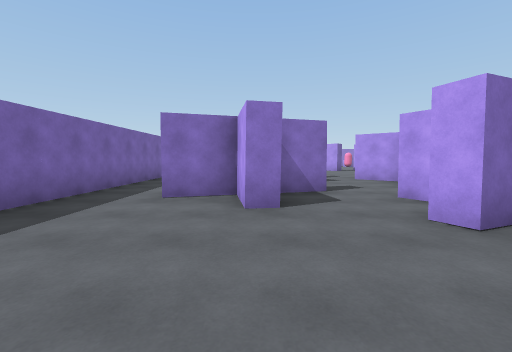
[1] (above)

24 first-person views from a walk through a Unity game level. The camera is 1.4 m above the floor, tilts 4° down and sees 90° across. The floor is counted in squares, 2 m on a side. Each view is taken from the middle of a square. On the plan, view 1 faces up. The plan holds only what a view shows up to about 9 squares ahead; the rest is blank. The player is left out. Surface patterns are stand-ins for the level's own textures.

[2]
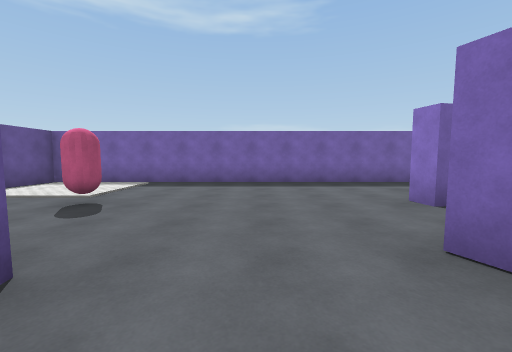

[3]
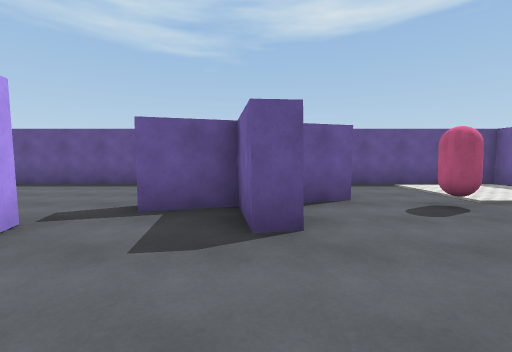

[4]
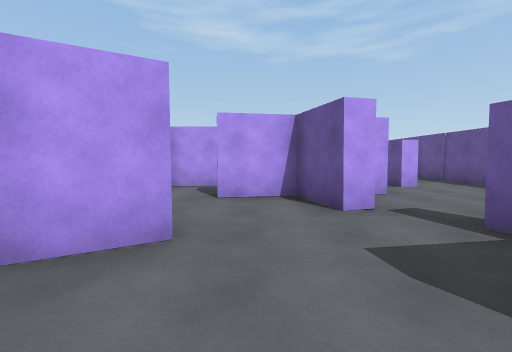

[5]
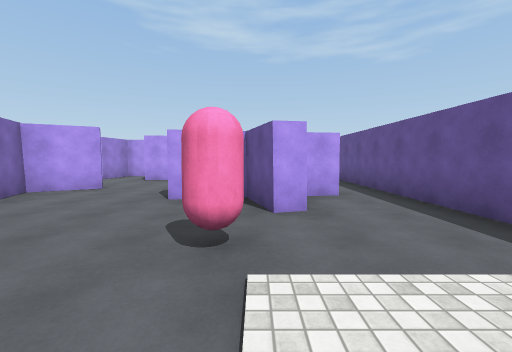

[6]
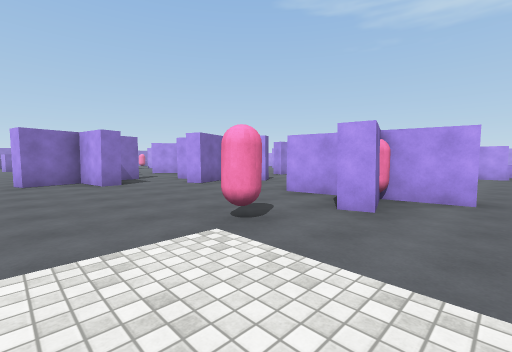

[7]
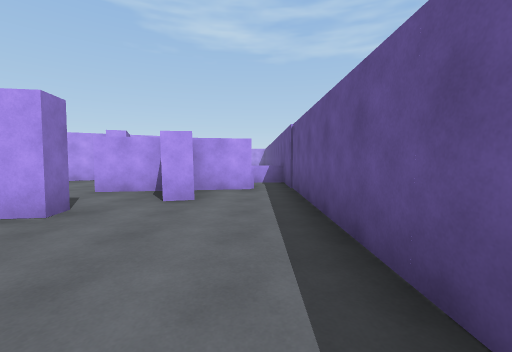

[8]
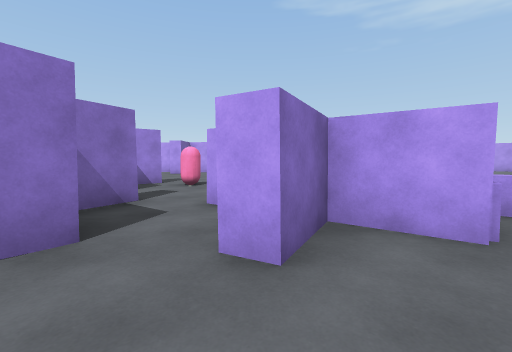

[9]
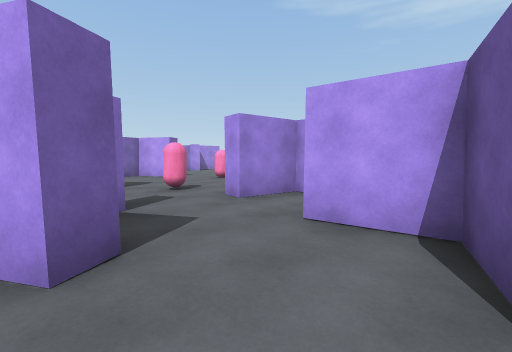

[10]
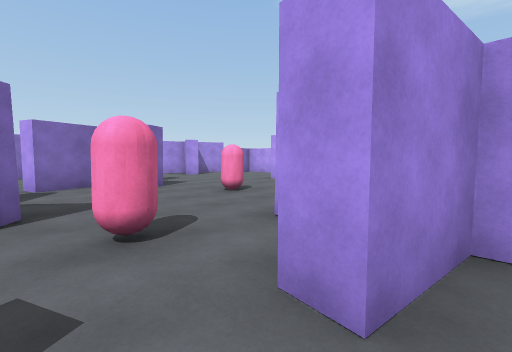

[11]
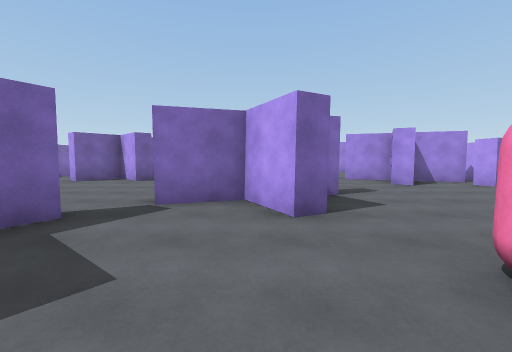

[12]
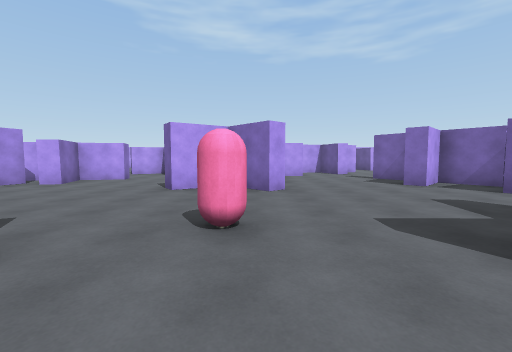

[13]
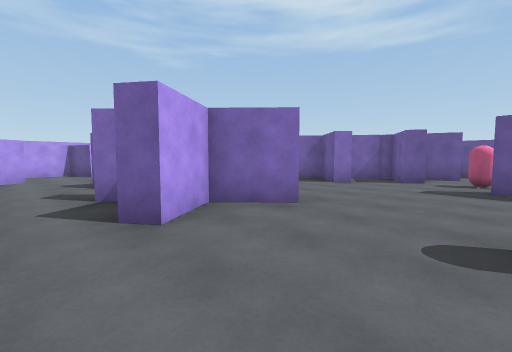

[14]
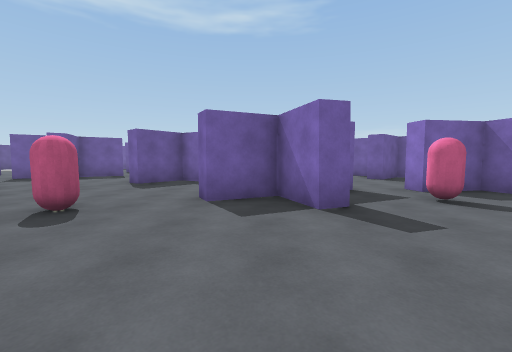

[15]
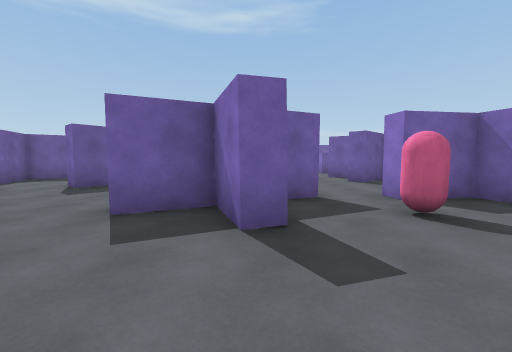

[16]
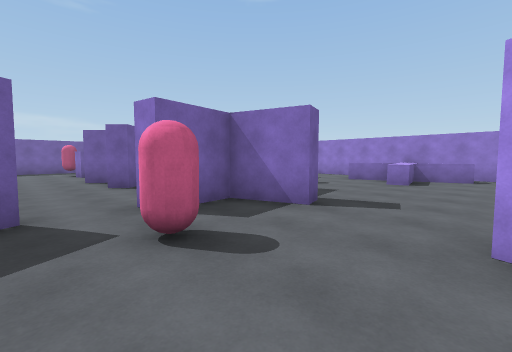

[17]
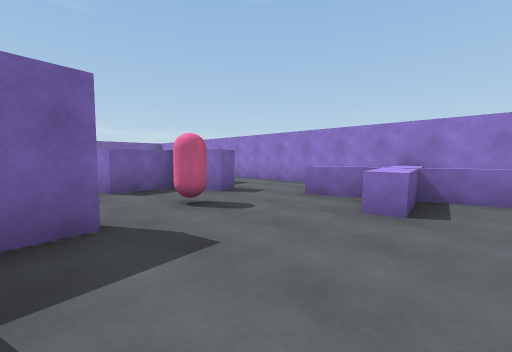

[18]
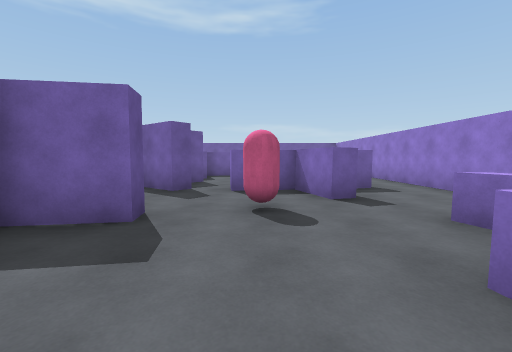

[19]
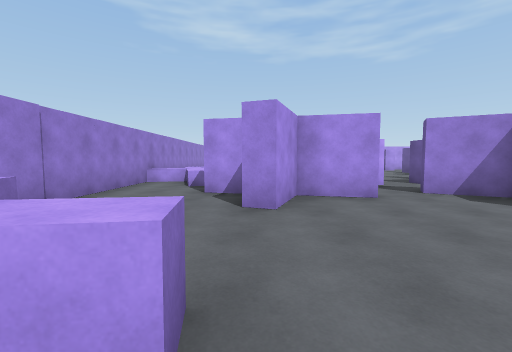

[20]
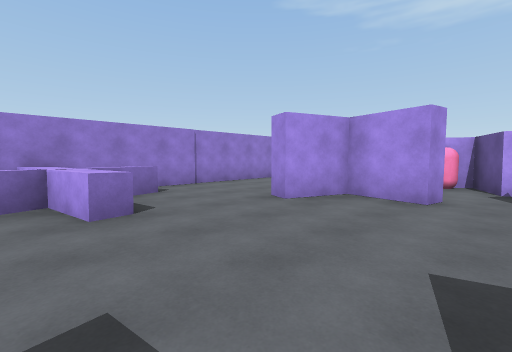

[21]
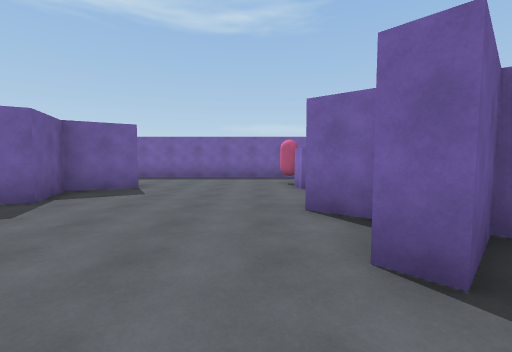

[22]
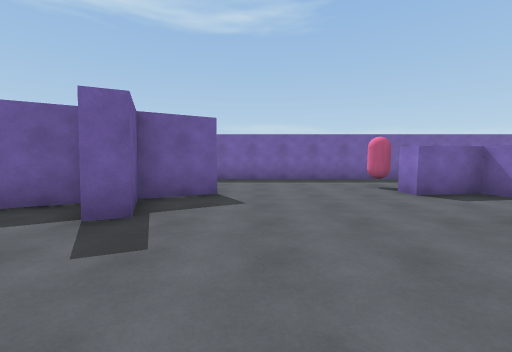

[23]
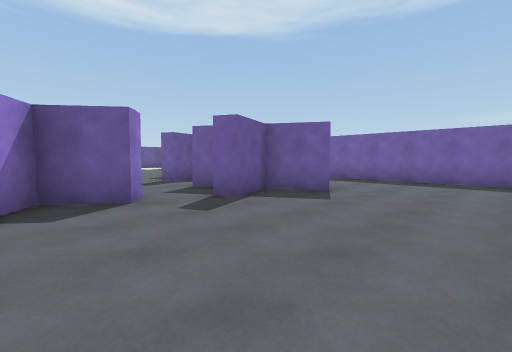

[24]
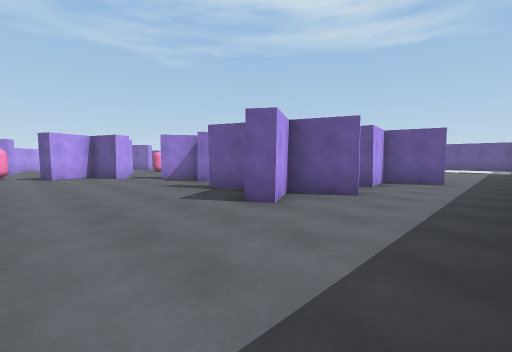

### Floor plan
Key: @ floor where view 1 was taken; # wall or solid block; x gap in a wall; . floor; ^ raised ledge; C capsule.
Columns run from 4 left of view 1 to 22 right of it. Each row starts with its distance up from view 1.
 23      #################
 22       .......#......^
 21        .....^^^....^^^
 20         #....^...#.
 19         ##......##
 18         #..C.....#
 17      ............#.C#
 16 #   ##x##..#.......##
 15 #.. #..##.###..###...
 14 #..C#..##...#...####.
 13 #............C..#.###
 12 #..........##.......#
 11 #...........##.......
 10 #...#......##...........#
  9 #...###..#..#....#........#
  8 #..###..##.......### #...
  7 #....... ##...C..#
  6 #...##.. ...........
  5 #..##......C.#.......
  4 #...#..#.#.###.......
  3 #.....####...##...#..
  2 #.......#....#.C#.###
  1 #..........##...###
  0 #...@.....##....#
 -1 #......#...#..#.
 -2 #...C.###....###
 -3 #......#.....##
 -4 #.............x^
 -5 ##################

Positions as (right, up) in squares from view 1, and headings:
1: (0, 0), facing up
2: (4, 1), facing left
3: (3, 2), facing down
4: (2, 1), facing right
5: (-2, -2), facing right
6: (-2, -4), facing up-right
7: (4, -4), facing right
8: (7, -4), facing up-right
9: (4, 0), facing up-right
10: (6, 3), facing up-right
11: (8, 6), facing up
12: (7, 7), facing right
13: (10, 10), facing down-right
14: (13, 10), facing left
15: (12, 11), facing left
16: (11, 12), facing up-left
17: (10, 16), facing up-left
18: (10, 18), facing left
19: (8, 19), facing right
20: (8, 16), facing up-right
21: (6, 13), facing left
22: (5, 11), facing left
23: (5, 13), facing down-left
24: (-3, 13), facing down-right
